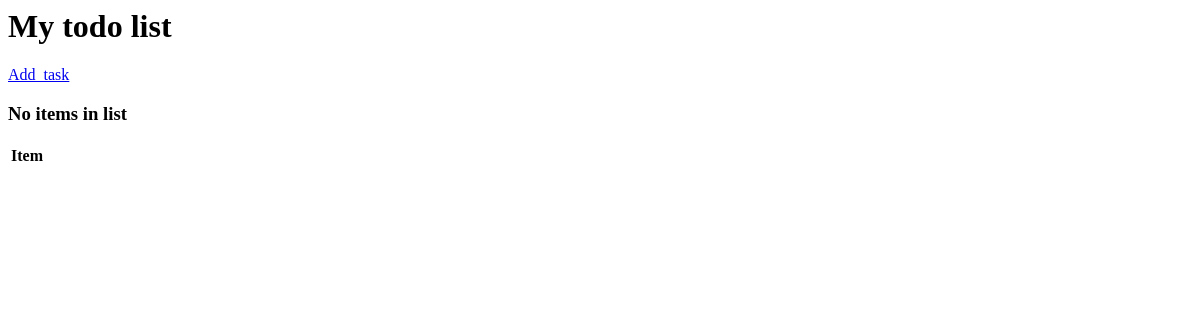
/, run on an earlier commit of the app's database.
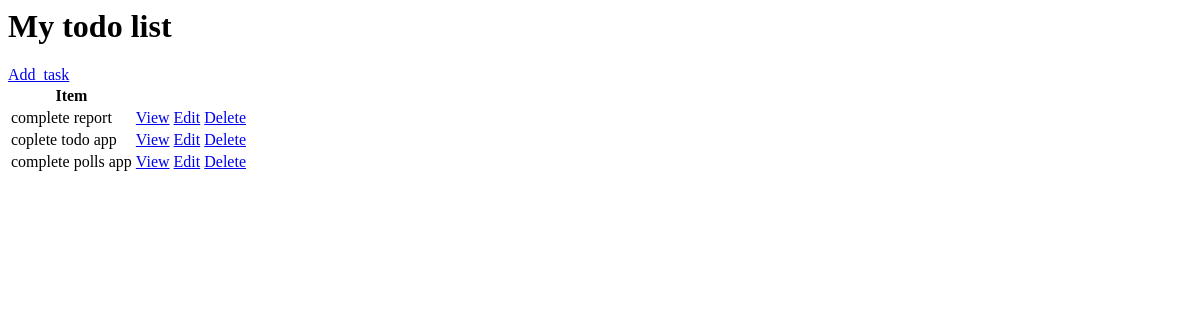
And on a later commit of the database.
### todo/models.py (models this page shows, shortened)
class Task(models.Model):
    User = models.ForeignKey(User, on_delete = models.CASCADE, null = True, blank= True)
    title = models.CharField(max_length= 200)
    description =  models.TextField(null = True, blank= True)
    complete = models.BooleanField(default=False)
    create = models.DateTimeField(auto_now_add=True)
    class Meta:
        ordering = ['complete']

### todo/views.py (the view)
# urls.py: path('',TaskList.as_view() , name = 'tasks'),
class TaskList(ListView):
    model  = Task
    context_object_name = 'tasks'

### todo/templates/todo/task_list.html
<h1> My todo list</h1>
<a href="{% url 'task-create' %}"> Add_task</a>
<table>
    <tr>
        <th>Item</th>
        <th>  </th>
        <th>  </th>
    </tr>
    {% for task in tasks %}
    <tr>
        <td>{{task.title}}</td>
        <td><a href="{% url 'task' task.id %}">View</a></td>
        <td><a href="{% url 'task-update' task.id %}">Edit</a></td>
        <td><a href="{% url 'task-delete' task.id %}">Delete</a></td>
    </tr>
    {% empty %}
        <h3>No items in list </h3>
    {% endfor %}
</table>

What changed in the data, as far as the page shows it:
added Task: title "complete report"
added Task: title "coplete todo app"
added Task: title "complete polls app"
Also different on the page:
text no longer shown: "No items in list"
